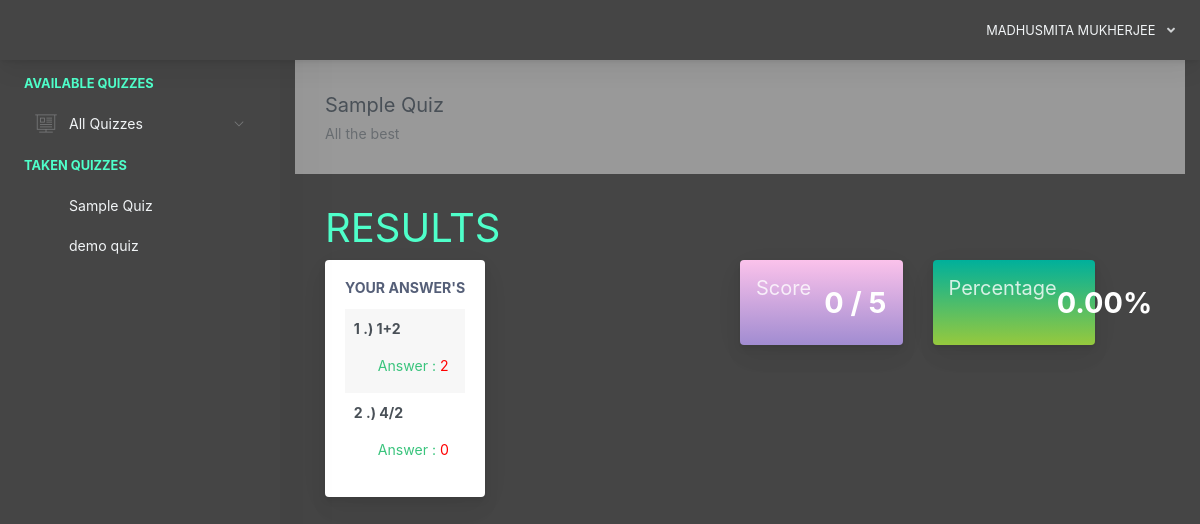
The app's page /home.php?page=result&id=25 (signed in) with its own data.
### tables this page shows
CREATE TABLE `examinee_tbl` (
  `exmne_id` int(11) NOT NULL,
  `exmne_fullname` varchar(1000) NOT NULL,
  `exmne_course` varchar(1000) NOT NULL,
  `exmne_gender` varchar(1000) NOT NULL,
  `exmne_birthdate` varchar(1000) NOT NULL,
  `exmne_year_level` varchar(1000) NOT NULL,
  `exmne_email` varchar(1000) NOT NULL,
  `exmne_password` varchar(1000) NOT NULL,
  `exmne_status` varchar(1000) NOT NULL DEFAULT 'active'
);

CREATE TABLE `exam_tbl` (
  `ex_id` int(11) NOT NULL,
  `cou_id` int(11) NOT NULL,
  `ex_title` varchar(1000) NOT NULL,
  `ex_time_limit` varchar(1000) NOT NULL,
  `ex_questlimit_display` int(11) NOT NULL,
  `ex_description` varchar(1000) NOT NULL,
  `ex_created` timestamp NOT NULL DEFAULT current_timestamp() ON UPDATE current_timestamp()
);

CREATE TABLE `exam_question_tbl` (
  `eqt_id` int(11) NOT NULL,
  `exam_id` int(11) NOT NULL,
  `exam_question` varchar(1000) NOT NULL,
  `exam_ch1` varchar(1000) NOT NULL,
  `exam_ch2` varchar(1000) NOT NULL,
  `exam_ch3` varchar(1000) NOT NULL,
  `exam_ch4` varchar(1000) NOT NULL,
  `exam_answer` varchar(1000) NOT NULL,
  `exam_status` varchar(1000) NOT NULL DEFAULT 'active'
);

CREATE TABLE `exam_answers` (
  `exans_id` int(11) NOT NULL,
  `axmne_id` int(11) NOT NULL,
  `exam_id` int(11) NOT NULL,
  `quest_id` int(11) NOT NULL,
  `exans_answer` varchar(1000) NOT NULL,
  `exans_status` varchar(1000) NOT NULL DEFAULT 'new',
  `exans_created` timestamp NOT NULL DEFAULT current_timestamp() ON UPDATE current_timestamp()
);

### query/selectData.php (called while the page is built, shortened)
<?php
$exmneId = $_SESSION['examineeSession']['exmne_id'];
$selExmneeData = $conn->query("SELECT * FROM examinee_tbl WHERE exmne_id='$exmneId' ")->fetch(PDO::FETCH_ASSOC);
 ?>

### pages/result.php (the view)
 <?php
    $examId = $_GET['id'];
    $selExam = $conn->query("SELECT * FROM exam_tbl WHERE ex_id='$examId' ")->fetch(PDO::FETCH_ASSOC);
 ?>
<div class="app-main__outer">
<div class="app-main__inner">
    <div id="refreshData">
    <div class="col-md-12">
        <div class="app-page-title">
            <div class="page-title-wrapper">
                <div class="page-title-heading">
                    <div>
                        <?php echo $selExam['ex_title']; ?>
                          <div class="page-title-subheading">
                            <?php echo $selExam['ex_description']; ?>
                          </div>
                    </div>
                </div>
            </div>
        </div>
        <div class="row col-md-12">
        	<h1 style="color: #4FFFCA;">RESULTS</h1>
        </div>
        <div class="row col-md-6 float-left">
        	<div class="main-card mb-3 card">
                <div class="card-body">
                	<h5 class="card-title">Your Answer's</h5>
        			<table class="align-middle mb-0 table table-borderless table-striped table-hover" id="tableList">
                    <?php
                    	$selQuest = $conn->query("SELECT * FROM exam_question_tbl eqt INNER JOIN exam_answers ea ON eqt.eqt_id = ea.quest_id WHERE eqt.exam_id='$examId' AND ea.axmne_id='$exmneId' AND ea.exans_status='new' ");
                    	$i = 1;
                    	while ($selQuestRow = $selQuest->fetch(PDO::FETCH_ASSOC)) { ?>
                    		<tr>
                    			<td>
                    				<b><p><?php echo $i++; ?> .) <?php echo $selQuestRow['exam_question']; ?></p></b>
                    				<label class="pl-4 text-success">
                    					Answer :
                    					<?php
                    						if($selQuestRow['exam_answer'] != $selQuestRow['exans_answer'])
                    						{ ?>
                    							<span style="color:red"><?php echo $selQuestRow['exans_answer']; ?></span>
                    						<?PHP }
                    						else
                    						{ ?>
                    							<span class="text-success"><?php echo $selQuestRow['exans_answer']; ?></span>
                    						<?php }
                    					 ?>
                    				</label>
                    			</td>
                    		</tr>
                    	<?php }
                     ?>
	                 </table>
                </div>
            </div>
        </div>
        <div class="col-md-6 float-left">
        	<div class="col-md-6 float-left">
        	<div class="card mb-3 widget-content bg-night-fade">
                <div class="widget-content-wrapper text-white">
                    <div class="widget-content-left">
                        <div class="widget-heading"><h5>Score</h5></div>
                        <div class="widget-subheading" style="color: transparent;">/</div>
                    </div>
                    <div class="widget-content-right">
                        <div class="widget-numbers text-white">
                            <?php
                                $selScore = $conn->query("SELECT * FROM exam_question_tbl eqt INNER JOIN exam_answers ea ON eqt.eqt_id = ea.quest_id AND eqt.exam_answer = ea.exans_answer  WHERE ea.axmne_id='$exmneId' AND ea.exam_id='$examId' AND ea.exans_status='new' ");
                            ?>
                            <span>
                                <?php echo $selScore->rowCount(); ?>
                                <?php
                                    $over  = $selExam['ex_questlimit_display'];
                                 ?>
                            </span> / <?php echo $over; ?>
                        </div>
                    </div>
                </div>
            </div>
        	</div>
            <div class="col-md-6 float-left">
            <div class="card mb-3 widget-content bg-happy-green">
                <div class="widget-content-wrapper text-white">
                    <div class="widget-content-left">
                        <div class="widget-heading"><h5>Percentage</h5></div>
                        <div class="widget-subheading" style="color: transparent;">/</div>
                        </div>
                        <div class="widget-content-right">
                        <div class="widget-numbers text-white">
                            <?php
                                $selScore = $conn->query("SELECT * FROM exam_question_tbl eqt INNER JOIN exam_answers ea ON eqt.eqt_id = ea.quest_id AND eqt.exam_answer = ea.exans_answer  WHERE ea.axmne_id='$exmneId' AND ea.exam_id='$examId' AND ea.exans_status='new' ");
                            ?>
                            <span>
                                <?php
                                    $score = $selScore->rowCount();
                                    $ans = $score / $over * 100;
                                    echo number_format($ans,2);
                                    echo "%";
                                 ?>
                            </span>
                        </div>
                    </div>
                </div>
            </div>
            </div>
        </div>
    </div>
    </div>
</div>

### includes/header.php (shortened to what this page needs)
<?php
  include("conn.php");
  include("query/selectData.php");
 ?>
<!doctype html>
<html lang="en">
<head>
    <link href="./main.css" rel="stylesheet">
    <link href="css/sweetalert.css" rel="stylesheet">
</head>
<body id="body">
    <div class="app-container app-theme-white body-tabs-shadow fixed-sidebar fixed-header">
        <div class="app-header header-shadow">
            <div class="app-header__content">
                <div class="app-header-right">
                    <div class="header-btn-lg pr-0">
                        <div class="widget-content p-0">
                            <div class="widget-content-wrapper">
                                <div class="widget-content-left">
                                    <div class="btn-group">
                                        <a data-toggle="dropdown" aria-haspopup="true" aria-expanded="false" class="p-0 btn" style="color: #f1f4f6;">
                                            <?php
                                                echo strtoupper($selExmneeData['exmne_fullname']);
                                             ?>
                                            <i class="fa fa-angle-down ml-2 opacity-8"></i>
                                        </a>
                                    </div>
                                </div>
                            </div>
                        </div>
                    </div>        </div>
            </div>
        </div>

### home.php (shortened to what this page needs)
<?php include("includes/header.php"); ?>
<div class="app-main">
<?php include("includes/sidebar.php"); ?>
<?php
   	@$page = $_GET['page'];
   	if($page != '')
	{
		if($page == "exam") {
			include("pages/exam.php");
		}
		else if($page == "result") {
			include("pages/result.php");
		}
		else if($page == "myscores") {
			include("pages/myscores.php");
		}
	}
	else {
		include("pages/home.php");
	}
?>
<?php include("includes/footer.php"); ?>

### includes/sidebar.php (shortened to what this page needs)
<div class="app-sidebar sidebar-shadow">
        <div class="scrollbar-sidebar">
        <div class="app-sidebar__inner">
            <ul class="vertical-nav-menu">
                <li class="app-sidebar__heading" style="color: #4FFFCA;">AVAILABLE QUIZZES</li>
                <li>
                <a href="#">
                     <i class="metismenu-icon pe-7s-display2"></i>
                     All Quizzes
                    <i class="metismenu-state-icon pe-7s-angle-down caret-left"></i>
                </a>
                </li>
                 <li class="app-sidebar__heading" style="color: #4FFFCA;">TAKEN Quizzes</li>
                <li style="color: #f1f4f6;">
                  <?php
                    $selTakenExam = $conn->query("SELECT * FROM exam_tbl et INNER JOIN exam_attempt ea ON et.ex_id = ea.exam_id WHERE exmne_id='$exmneId' ORDER BY ea.examat_id  ");
                    if($selTakenExam->rowCount() > 0)
                    {
                        while ($selTakenExamRow = $selTakenExam->fetch(PDO::FETCH_ASSOC)) { ?>
                            <a href="home.php?page=result&id=<?php echo $selTakenExamRow['ex_id']; ?>" >
                                <?php echo $selTakenExamRow['ex_title']; ?>
                            </a>
                        <?php }
                    }
                    else
                    { ?>
                        <a href="#" class="pl-3">You are not taking quiz yet</a>
                    <?php }
                   ?>
                </li>
            </ul>
        </div>
    </div>
</div>

### includes/footer.php (shortened to what this page needs)
    </div>
        </div>
    </div>
</body>
</html>

### records on screen
examinee_tbl: exmne_fullname "MADHUSMITA MUKHERJEE"
exam_tbl: ex_title "Sample Quiz", ex_description "All the best", ex_questlimit_display "5", ex_questlimit_display "0.00"
exam_tbl: ex_title "demo quiz"
exam_question_tbl: exam_question "1+2", exam_answers.exans_answer "2"
exam_question_tbl: exam_question "4/2", exam_answers.exans_answer "0"

### other values on screen
$selScore->rowCount() "0"
